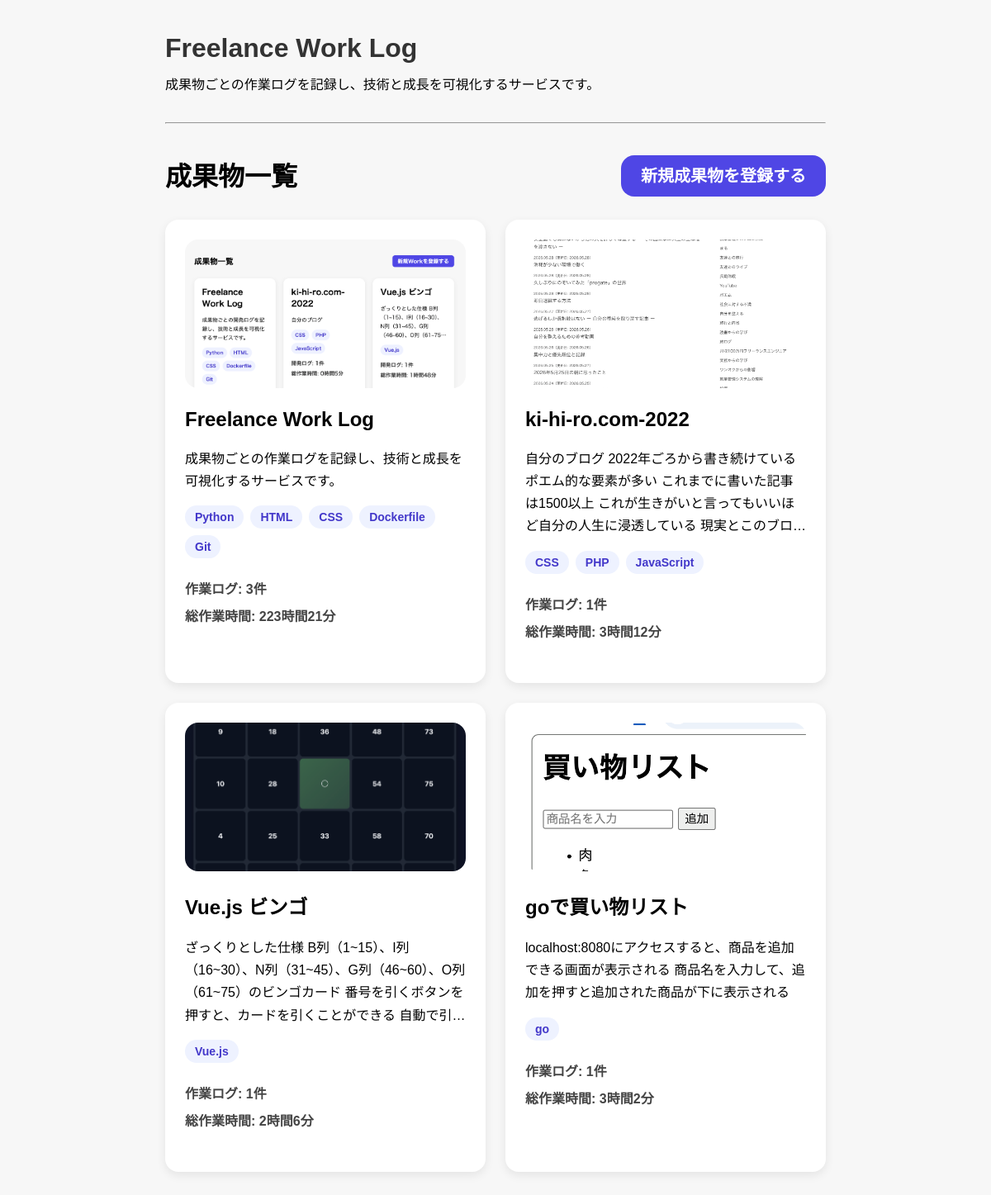
The page / on the database its author committed.
### app/models.py (models this page shows)
class Work(Base):
    __tablename__ = "works"
    id = Column(Integer, primary_key=True, index=True)
    title = Column(String, nullable=False)
    description = Column(Text, nullable=False)
    github_url = Column(String)
    app_url = Column(String)
    tech_stack = Column(String)
    posts = relationship(
        "Post",
        back_populates="work"
    )
    image_url = Column(String)
    created_at = Column(DateTime, default=datetime.now)

### app/main.py (the view)
@app.get("/")
def works_page(request: Request, db: Session = Depends(get_db)):
    works = db.query(models.Work).all()
    for work in works:
        posts = (
            db.query(models.Post)
            .filter(models.Post.work_id == work.id)
            .all()
        )
        work.post_count = len(posts)
        total_minutes = sum(
            post.work_time_minutes
            for post in posts
        )
        work.total_minutes = total_minutes
        work.total_hours = total_minutes // 60
        work.remaining_minutes = total_minutes % 60
    return templates.TemplateResponse(
        request,
        "works.html",
        {"works": works}
    )

### app/templates/works.html
{% extends "base.html" %}
{% block content %}
  <div class="section-header">
      <h2 class="section-title">
        成果物一覧
      </h2>
      <nav>
          <a href="/works-page/new">新規成果物を登録する</a>
      </nav>
  </div>
  <div class="work-grid">
    {% for work in works %}
      <a href="/works-page/{{ work.id }}" class="work-card">
        {% if work.image_url %}
          <img src="{{ work.image_url }}" class="work-thumbnail">
        {% endif %}
        <h2>{{ work.title }}</h2>
        <p class="work-description">{{ work.description }}</p>
        <div class="tech-tags">
            {% for tech in work.tech_stack.split(",") %}
                <span class="tech-tag">
                    {{ tech.strip() }}
                </span>
            {% endfor %}
        </div>
        <div class="work-stats">
          <p><strong>作業ログ:</strong> {{ work.post_count }}件</p>
          <p><strong>総作業時間:</strong> {{ work.total_hours }}時間{{ work.remaining_minutes }}分</p>
        </div>
      </a>
    {% endfor %}
  </div>
{% endblock %}

### app/static/style.css (style rules this page uses)
body { font-family: sans-serif; max-width: 800px; margin: 40px auto; padding: 0 20px; background: #f7f7f7; }
.work-description { display: -webkit-box; -webkit-line-clamp: 4; -webkit-box-orient: vertical; overflow: hidden; }
.work-grid { display: grid; grid-template-columns: repeat(2, 1fr); gap: 24px; }
.section-header { display: flex; justify-content: space-between; align-items: center; margin-bottom: 31px; margin-top: 38px; }
.section-header h2 { margin: 0; }
.section-header nav a { background: #4f46e5; color: white; text-decoration: none; font-size: 20px; font-weight: 700; padding: 14px 24px; border-radius: 16px; }
.work-card { background: white; border-radius: 16px; padding: 24px; box-shadow: 0 4px 12px rgba(0,0,0,0.08); min-height: 399px; text-decoration: none; color: inherit; transition: all 0.2s ease; }
.work-card h2 { margin-top: 0; font-size: 24px; }
.work-card p { line-height: 1.7; }
.tech-tags { display: flex; flex-wrap: wrap; gap: 8px; margin: 16px 0; }
.tech-tag { background: #eef2ff; color: #4338ca; padding: 6px 12px; border-radius: 999px; font-size: 14px; font-weight: 600; }
.work-stats { margin: 16px 0 24px; }
.work-stats p { margin: 4px 0; font-weight: 600; color: #444; }
.work-thumbnail { width: 100%; height: 180px; object-fit: cover; border-radius: 16px; margin-bottom: 20px; }
.work-stats { margin: 24px 0; }
.work-stats p { margin: 6px 0; font-weight: 600; }
.section-title { font-size: 2rem; font-weight: 700; margin-top: 32px; margin-bottom: 16px; }
.section-header { display: flex; justify-content: space-between; align-items: center; margin-bottom: 32px; }

### rows shown on the page
Work: image_url (picture), title "Freelance Work Log", description "成果物ごとの作業ログを記録し、技術と成長を可視化するサービスです。", strip "Python" "HTML" "CSS" "Dockerfile" "Git", post_count "3", total_hours "223", remaining_minutes "21"
Work: image_url (picture), title "ki-hi-ro.com-2022", description "自分のブログ 2022年ごろから書き続けている ポエム的な要素が多い これまでに書いた記事は1500以上…", strip "CSS" "PHP" "JavaScript", post_count "1", total_hours "3", remaining_minutes "12"
Work: image_url (picture), title "Vue.js ビンゴ", description "ざっくりとした仕様 B列（1~15）、I列（16~30）、N列（31~45）、G列（46~60）、O列（61~75）のビンゴカード…", strip "Vue.js", post_count "1", total_hours "2", remaining_minutes "6"
Work: image_url (picture), title "goで買い物リスト", description "localhost:8080にアクセスすると、商品を追加できる画面が表示される 商品名を入力して、追加を押すと追加された商品が下に表示される", strip "go", post_count "1", total_hours "3", remaining_minutes "2"
